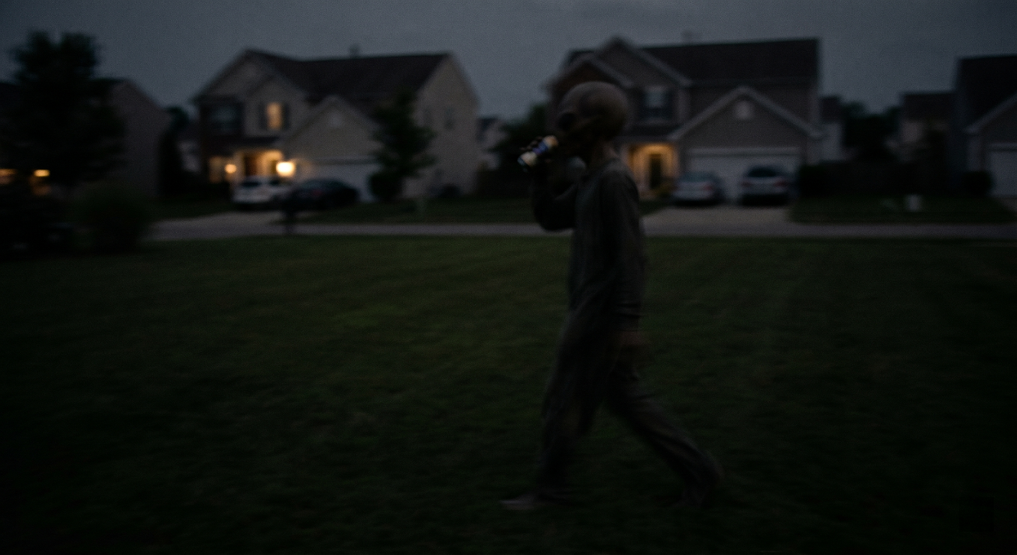
#> input picture alien_image.png, 1017 x 555 px
$ python segmentation.py --input alien_image.png
#> lines starting #> are read from the running program, lines starting #| are printed output that depends on the picture; after the words box and inside, x2 and y2 are one past the last pixel; in counts of white or black regions, pixels touching at a corner belong together
"""
CS 898BA - Image Analysis and Computer Vision
Homework Two: Image Segmentation

Pipeline:
  Part 2 - multi-channel normalization: histogram-equalize all 3 channels
           independently, merge -> fully normalized color image.
  Part 3 - threshold segmentation: Otsu global + adaptive Gaussian, with
           binary masks and foreground extractions for each.
  Part 4 - K-Means colour clustering in HSV (optimal K chosen from 3-5),
           isolating the cluster that captures the figure.
  Part 5 - evaluation: a GrabCut pseudo-ground-truth mask, IoU (Jaccard) and
           Dice for all 3 methods, and a side-by-side comparison plot.

Usage:
    python segmentation.py --input alien_image.png

Outputs land in ./segmentation_output/ ; the comparison plot, normalized image,
and metrics are also copied to ./results_hw2/ (committed) for the README.

Author: Abdul Aleem Mohammed
"""

import argparse
import os
import cv2
import numpy as np
from sklearn.cluster import KMeans
from sklearn.metrics import silhouette_score
import matplotlib.pyplot as plt

SEED = 898
np.random.seed(SEED)

OUT = "segmentation_output"
RESULTS = "results_hw2"

# Approximate bounding box around the walking figure (x, y, w, h) on the
# 1017x555 image, used to seed the GrabCut pseudo-ground-truth and to pick the
# K-Means cluster that best captures the figure.
FIGURE_BBOX = (495, 85, 165, 425)


def ensure_dirs():
    for d in (OUT, RESULTS):
        os.makedirs(d, exist_ok=True)


# ---------------------------------------------------------------------------
# Part 2 - multi-channel normalization
# ---------------------------------------------------------------------------
def normalize_multichannel(img):
    """Histogram-equalize each BGR channel independently, then merge."""
    b, g, r = cv2.split(img)
    eq = cv2.merge([cv2.equalizeHist(b), cv2.equalizeHist(g), cv2.equalizeHist(r)])
    cv2.imwrite(os.path.join(OUT, "normalized_color.png"), eq)
    cv2.imwrite(os.path.join(RESULTS, "normalized_color.png"), eq)
    print("Part 2 - saved fully normalized color image.")
    return eq


# ---------------------------------------------------------------------------
# helpers
# ---------------------------------------------------------------------------
def extract_foreground(color_img, mask):
    """Keep original colour where mask==255, black elsewhere."""
    return cv2.bitwise_and(color_img, color_img, mask=mask)


def orient_to_figure(mask, bbox):
    """Ensure the figure region is the white (255) class.

    Polarity of a threshold is just a convention, so we pick the orientation
    whose white pixels are denser inside the figure box than outside.
    """
    x, y, w, h = bbox
    inside = mask[y:y + h, x:x + w]
    total_in = inside.size
    total_out = mask.size - total_in
    white_in = np.count_nonzero(inside)
    white_out = np.count_nonzero(mask) - white_in
    dens_in = white_in / max(total_in, 1)
    dens_out = white_out / max(total_out, 1)
    if dens_in < dens_out:           # figure is currently the black class -> flip
        return cv2.bitwise_not(mask)
    return mask


# ---------------------------------------------------------------------------
# Part 3 - threshold segmentation
# ---------------------------------------------------------------------------
def threshold_segmentation(norm):
    gray = cv2.cvtColor(norm, cv2.COLOR_BGR2GRAY)
    cv2.imwrite(os.path.join(OUT, "normalized_gray.png"), gray)

    # Otsu global threshold.
    _, otsu = cv2.threshold(gray, 0, 255, cv2.THRESH_BINARY + cv2.THRESH_OTSU)
    otsu = orient_to_figure(otsu, FIGURE_BBOX)

    # Adaptive Gaussian threshold.
    adaptive = cv2.adaptiveThreshold(
        gray, 255, cv2.ADAPTIVE_THRESH_GAUSSIAN_C, cv2.THRESH_BINARY, 31, 5
    )
    adaptive = orient_to_figure(adaptive, FIGURE_BBOX)

    for name, mask in (("otsu", otsu), ("adaptive", adaptive)):
        cv2.imwrite(os.path.join(OUT, f"mask_{name}.png"), mask)
        cv2.imwrite(os.path.join(OUT, f"foreground_{name}.png"),
                    extract_foreground(norm, mask))
    print("Part 3 - saved Otsu and adaptive masks + foreground extractions.")
    return otsu, adaptive


# ---------------------------------------------------------------------------
# Part 4 - K-Means colour clustering
# ---------------------------------------------------------------------------
def kmeans_segmentation(norm):
    hsv = cv2.cvtColor(norm, cv2.COLOR_BGR2HSV)
    pixels = hsv.reshape(-1, 3).astype(np.float32)

    # Choose optimal K in [3, 5] by silhouette score on a random subsample.
    sample_idx = np.random.choice(len(pixels), size=4000, replace=False)
    sample = pixels[sample_idx]
    best_k, best_score, fitted = 3, -1.0, {}
    for k in (3, 4, 5):
        km = KMeans(n_clusters=k, random_state=SEED, n_init=10)
        labels_full = km.fit_predict(pixels)
        fitted[k] = (km, labels_full)
        score = silhouette_score(sample, km.predict(sample))
        print(f"  K={k}: silhouette={score:.4f}")
        if score > best_score:
            best_k, best_score = k, score
    print(f"Part 4 - optimal K = {best_k} (silhouette={best_score:.4f})")

    km, labels = fitted[best_k]
    labels_img = labels.reshape(hsv.shape[:2])

    # Save the full clustered visualisation (each cluster -> its mean colour).
    centers = km.cluster_centers_.astype(np.uint8)
    clustered = centers[labels].reshape(hsv.shape)
    cv2.imwrite(os.path.join(OUT, "kmeans_clusters_hsv.png"),
                cv2.cvtColor(clustered, cv2.COLOR_HSV2BGR))

    # Isolate the cluster densest inside the figure bbox (vs the rest of frame).
    x, y, w, h = FIGURE_BBOX
    best_cluster, best_ratio = 0, -1.0
    for c in range(best_k):
        cmask = (labels_img == c)
        inside = cmask[y:y + h, x:x + w].sum()
        outside = cmask.sum() - inside
        ratio = inside / (outside + 1e-6)
        if ratio > best_ratio:
            best_cluster, best_ratio = c, ratio

    kmeans_mask = np.where(labels_img == best_cluster, 255, 0).astype(np.uint8)
    kmeans_mask = orient_to_figure(kmeans_mask, FIGURE_BBOX)
    cv2.imwrite(os.path.join(OUT, "mask_kmeans.png"), kmeans_mask)
    cv2.imwrite(os.path.join(OUT, "foreground_kmeans.png"),
                extract_foreground(norm, kmeans_mask))
    print("Part 4 - saved K-Means mask + foreground extraction.")
    return kmeans_mask, best_k


# ---------------------------------------------------------------------------
# Part 5 - evaluation
# ---------------------------------------------------------------------------
def build_ground_truth(norm):
    """Pseudo-ground-truth figure mask via seeded GrabCut on the normalized image.

    GrabCut on the raw dark frame collapses to background, so we run it on the
    higher-contrast normalized image and seed it explicitly: a vertical core of
    the figure as definite foreground and a wide border as definite background.
    """
    x, y, w, h = FIGURE_BBOX
    mask = np.full(norm.shape[:2], cv2.GC_PR_BGD, np.uint8)
    mask[y:y + h, x:x + w] = cv2.GC_PR_FGD
    cx = x + w // 2
    mask[y + 30:y + h - 20, cx - 25:cx + 25] = cv2.GC_FGD       # definite figure core
    mask[:, :max(x - 40, 0)] = cv2.GC_BGD                        # definite background
    mask[:, x + w + 40:] = cv2.GC_BGD
    mask[:max(y - 40, 0), :] = cv2.GC_BGD
    mask[y + h + 30:, :] = cv2.GC_BGD

    bgd, fgd = np.zeros((1, 65), np.float64), np.zeros((1, 65), np.float64)
    cv2.grabCut(norm, mask, None, bgd, fgd, 8, cv2.GC_INIT_WITH_MASK)
    gt = np.where((mask == cv2.GC_FGD) | (mask == cv2.GC_PR_FGD), 255, 0).astype(np.uint8)
    gt = cv2.morphologyEx(gt, cv2.MORPH_OPEN, np.ones((3, 3), np.uint8))
    gt = cv2.morphologyEx(gt, cv2.MORPH_CLOSE, np.ones((7, 7), np.uint8))
    cv2.imwrite(os.path.join(OUT, "ground_truth.png"), gt)
    cv2.imwrite(os.path.join(RESULTS, "ground_truth.png"), gt)
    print("Part 5 - built pseudo-ground-truth (seeded GrabCut on normalized image).")
    return gt


def iou_dice(pred, gt):
    p = pred > 0
    g = gt > 0
    inter = np.logical_and(p, g).sum()
    union = np.logical_or(p, g).sum()
    iou = inter / union if union else 0.0
    dice = (2 * inter) / (p.sum() + g.sum()) if (p.sum() + g.sum()) else 0.0
    return iou, dice


def evaluate(masks, gt):
    lines = ["=== Part 5 - Quantitative segmentation metrics (vs GrabCut pseudo-GT) ===",
             f"{'Method':<12}{'IoU (Jaccard)':>16}{'Dice':>10}", "-" * 38]
    metrics = {}
    for name, m in masks.items():
        iou, dice = iou_dice(m, gt)
        metrics[name] = (iou, dice)
        lines.append(f"{name:<12}{iou:>16.4f}{dice:>10.4f}")
    report = "\n".join(lines)
    print("\n" + report + "\n")
    with open(os.path.join(RESULTS, "metrics.txt"), "w") as f:
        f.write(report + "\n")
    return metrics


def comparison_plot(original, norm, masks, gt, metrics):
    panels = [
        ("Original (HW1)", cv2.cvtColor(original, cv2.COLOR_BGR2RGB), None, None),
        ("Multi-channel normalized", cv2.cvtColor(norm, cv2.COLOR_BGR2RGB), None, None),
        ("Pseudo ground truth", gt, "gray", None),
        ("Otsu mask", masks["otsu"], "gray", "otsu"),
        ("Adaptive mask", masks["adaptive"], "gray", "adaptive"),
        ("K-Means mask", masks["kmeans"], "gray", "kmeans"),
    ]
    fig, axes = plt.subplots(2, 3, figsize=(16, 9))
    for ax, (title, im, cmap, key) in zip(axes.flat, panels):
        ax.imshow(im, cmap=cmap)
        sub = ""
        if key in metrics:
            iou, dice = metrics[key]
            sub = f"\nIoU={iou:.3f}  Dice={dice:.3f}"
        ax.set_title(title + sub, fontsize=11)
        ax.axis("off")
    fig.suptitle("HW2 Image Segmentation - method comparison", fontsize=14)
    fig.tight_layout()
    for d in (OUT, RESULTS):
        fig.savefig(os.path.join(d, "comparison_plot.png"), dpi=110, bbox_inches="tight")
    plt.close(fig)
    print("Part 5 - saved comparison plot.")


def main():
    ap = argparse.ArgumentParser()
    ap.add_argument("--input", default="alien_image.png")
    args = ap.parse_args()
    if not os.path.exists(args.input):
        raise SystemExit(f"Input '{args.input}' not found.")

    img = cv2.imread(args.input, cv2.IMREAD_COLOR)
#> img is the input picture: shape (555, 1017, 3); mean B, G, R 20.9, 23.7, 19.6
    ensure_dirs()

    norm = normalize_multichannel(img)                 # Part 2
    otsu, adaptive = threshold_segmentation(norm)       # Part 3
#> in threshold_segmentation, `_, otsu = cv2.threshold(gray, 0, 255, cv2.THRESH_BINARY + cv2.THRESH_O..`:
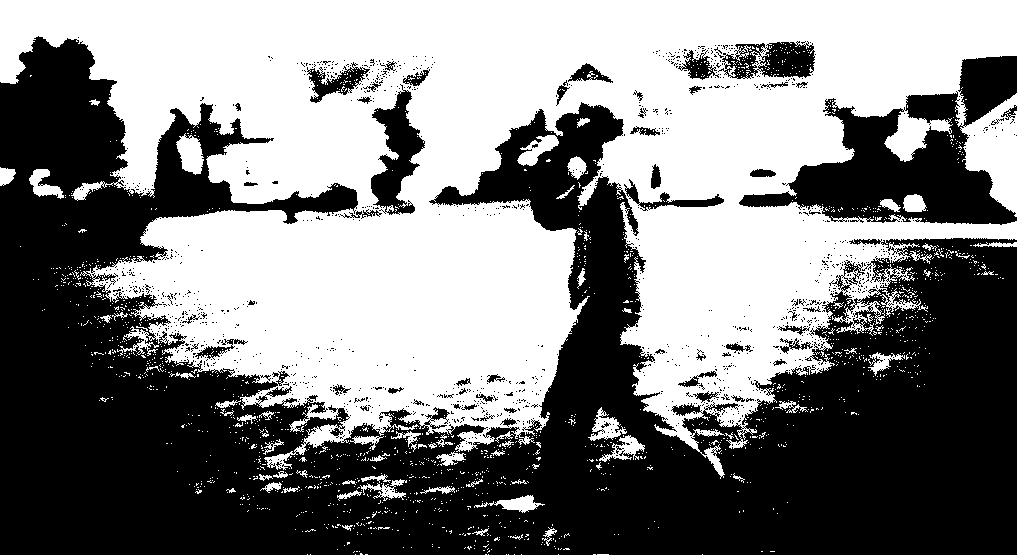
#> otsu: shape (555, 1017); 50.3% white; 1239 black regions (1178 under 20 px), largest, box (x1, y1, x2, y2) and area: (0, 36, 1017, 555) 247004, (739, 56, 1017, 225) 19494, (371, 84, 425, 215) 3309
#> in orient_to_figure, `white_in = np.count_nonzero(inside)`: white_in = 32089
#> in orient_to_figure, `white_out = np.count_nonzero(mask) - white_in`: white_out = 251694
#> in orient_to_figure, `dens_in = white_in / max(total_in, 1)`: dens_in = 0.458
#> in orient_to_figure, `dens_out = white_out / max(total_out, 1)`: dens_out = 0.509
#> the loop in threshold_segmentation, `for name, mask in (("otsu", otsu), ("adaptive", adaptive)):` made 2 passes
#> name on passes 1 to 2: 'otsu', 'adaptive'
#> pass 1, in threshold_segmentation, `cv2.imwrite(os.path.join(OUT, f"foreground_{name}.png"), extract_foreg..`:
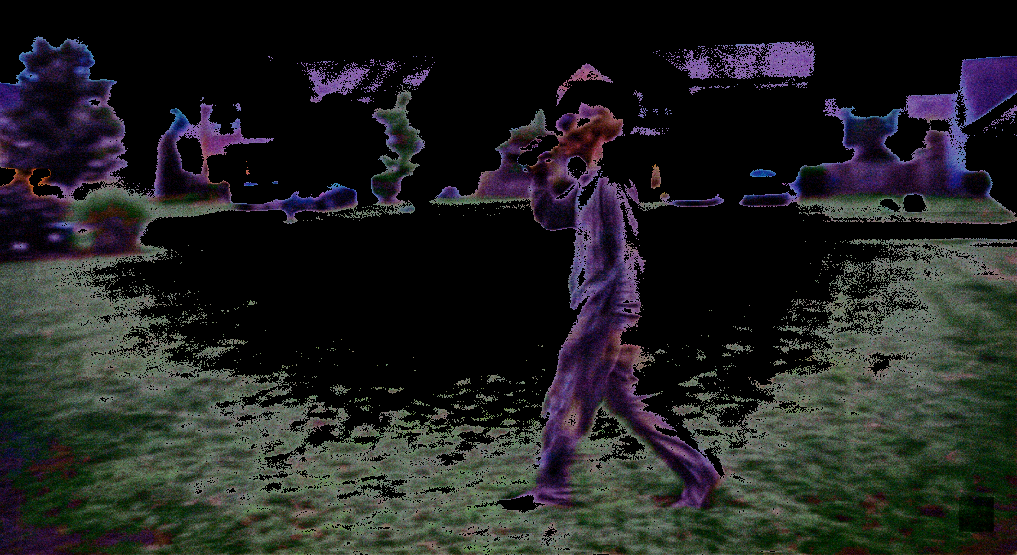
#> saved as foreground_otsu.png: shape (555, 1017, 3); mean B, G, R 33.6, 33.9, 32.8
    kmeans_mask, best_k = kmeans_segmentation(norm)     # Part 4
#> in kmeans_segmentation, `sample_idx = np.random.choice(len(pixels), size=4000, replace=False)`: sample_idx = 4000 values, max 564238 at index 487, min 49 at index 238, mean 285255.8
#> the loop in kmeans_segmentation, `for k in (3, 4, 5):` made 3 passes
#> (score, best_score) on passes 1 to 3: (0.361, 0.361), (0.375, 0.375), (0.399, 0.399)
#> (printed output is left out)
#> after the loop in kmeans_segmentation, `for k in (3, 4, 5):`: best_k = 5; best_score = 0.399; fitted = 3 items
#| Part 4 - optimal K = 5 (silhouette=0.3994)
#> in kmeans_segmentation, `labels_img = labels.reshape(hsv.shape[:2])`:
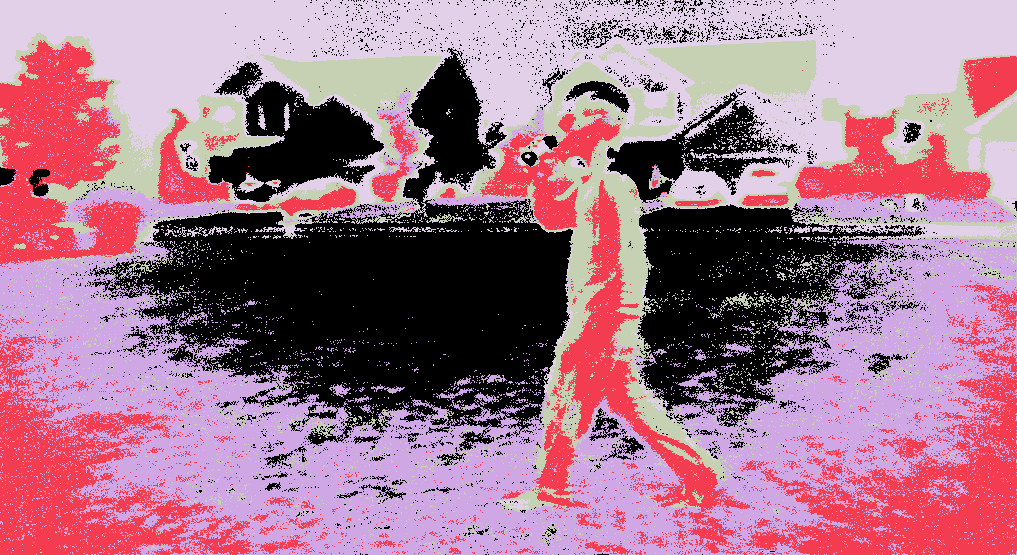
#> labels_img: shape (555, 1017) int32; 5 distinct labels, from 0 to 4; one colour per label, 0 black
#> in kmeans_segmentation, `centers = km.cluster_centers_.astype(np.uint8)`: centers = [[34, 25, 187], [94, 182, 49], [53, 56, 95], [138, 71, 152], [107, 7, 224]]
#> the loop in kmeans_segmentation, `for c in range(best_k):` made 5 passes
#> (inside, outside, ratio, best_ratio) on passes 1, 2, 4: (19567, 121538, 0.161, 0.161), (16867, 85441, 0.197, 0.197), (17491, 49435, 0.354, 0.354)
#> after the loop in kmeans_segmentation, `for c in range(best_k):`: best_cluster = 3; best_ratio = 0.354
#> call 3 of orient_to_figure, with bbox = (495, 85, 165, 425)
#> in orient_to_figure (call 3), `inside = mask[y:y + h, x:x + w]`:
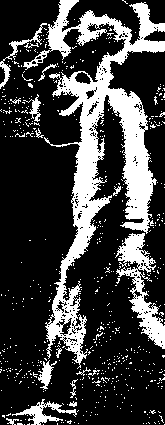
#> inside: shape (425, 165); 24.9% white; 592 white regions (576 under 20 px), largest, box (x1, y1, x2, y2) and area: (23, 0, 165, 369) 12645, (115, 233, 165, 349) 1946, (12, 399, 77, 425) 512
#> in orient_to_figure (call 3), `white_in = np.count_nonzero(inside)`: white_in = 17491
#> in orient_to_figure (call 3), `white_out = np.count_nonzero(mask) - white_in`: white_out = 49435
#> in orient_to_figure (call 3), `dens_in = white_in / max(total_in, 1)`: dens_in = 0.249
#> in orient_to_figure (call 3), `dens_out = white_out / max(total_out, 1)`: dens_out = 0.1
#> best_k = 5

    masks = {"otsu": otsu, "adaptive": adaptive, "kmeans": kmeans_mask}
    gt = build_ground_truth(norm)                       # Part 5
#> in build_ground_truth, `mask[y + 30:y + h - 20, cx - 25:cx + 25] = cv2.GC_FGD`:
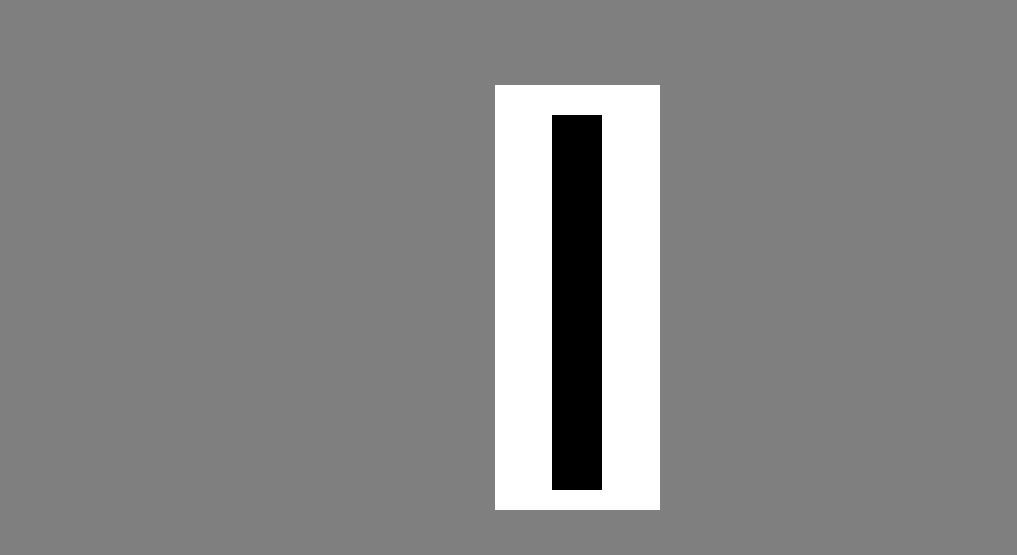
#> mask: shape (555, 1017); min 1, max 3, mean 2.06; drawn with min black and max white
#> in build_ground_truth, `gt = np.where((mask == cv2.GC_FGD) | (mask == cv2.GC_PR_FGD), 255, 0)...`:
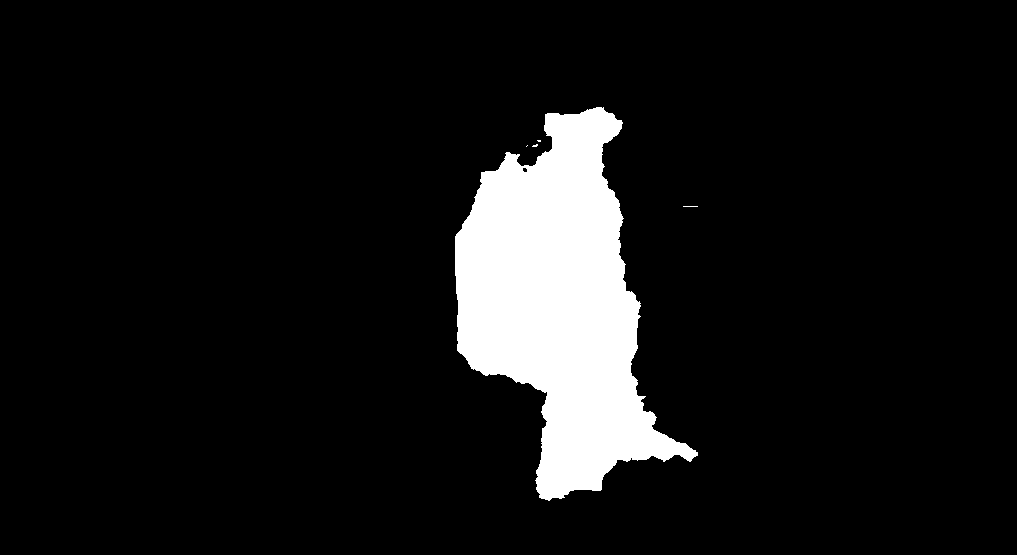
#> gt: shape (555, 1017); 8.9% white; 5 white regions (4 under 20 px), largest, box (x1, y1, x2, y2) and area: (455, 107, 698, 501) 49941
    metrics = evaluate(masks, gt)
#> the loop in evaluate, `for name, m in masks.items():` made 3 passes
#> (name, inter in iou_dice, union in iou_dice, iou, dice) on passes 1 to 3: ('otsu', 28756, 301926, 0.0952, 0.174), ('adaptive', 20091, 208968, 0.0961, 0.175), ('kmeans', 10944, 106012, 0.103, 0.187)
#> after the loop in evaluate, `for name, m in masks.items():`: lines = 6 items; metrics = {'otsu': (0.0952, 0.174), 'adaptive': (0.0961, 0.175), 'kmeans': (0.103, 0.187)}
#| === Part 5 - Quantitative segmentation metrics (vs GrabCut pseudo-GT) ===
#| Method         IoU (Jaccard)      Dice
#| --------------------------------------
#| otsu                  0.0952    0.1739
#| adaptive              0.0961    0.1754
#| kmeans                0.1032    0.1871
    comparison_plot(img, norm, masks, gt, metrics)
#> the loop in comparison_plot, `for ax, (title, im, cmap, key) in zip(axes.flat, panels):` made 6 passes
#> the loop in comparison_plot, `for d in (OUT, RESULTS):` made 2 passes
#> pass 1, in comparison_plot, `fig.savefig(os.path.join(d, "comparison_plot.png"), dpi=110, bbox_inch..`:
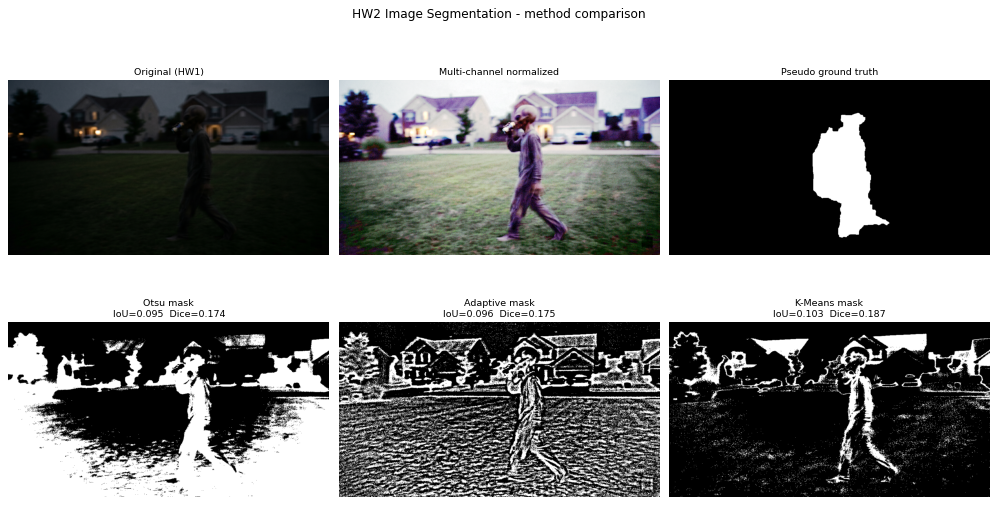
#> figure drawn by matplotlib, 6 panels

    print("\nDone. See ./segmentation_output/ (full) and ./results_hw2/ (README assets).")


if __name__ == "__main__":
    main()
